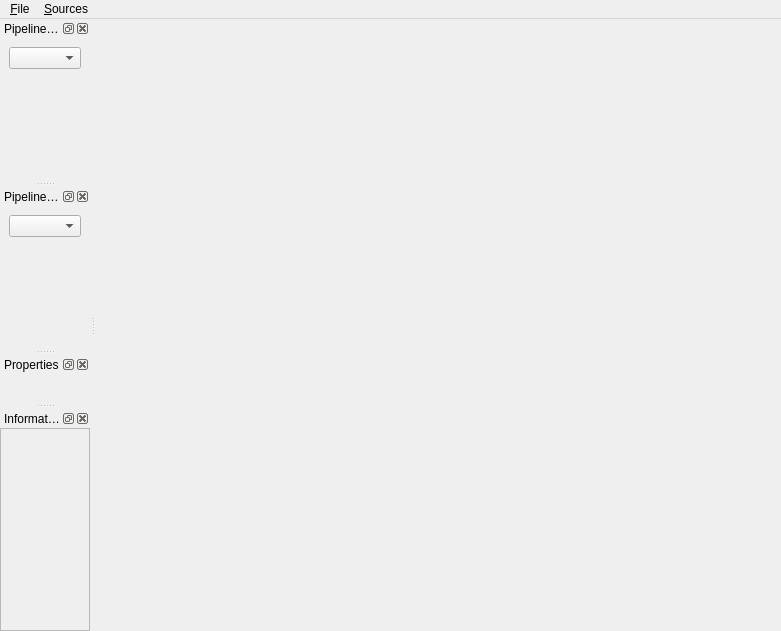
<?xml version="1.0" encoding="UTF-8"?>
<ui version="4.0">
 <class>MultiServerClientMainWindow</class>
 <widget class="QMainWindow" name="MultiServerClientMainWindow">
  <property name="geometry">
   <rect>
    <x>0</x>
    <y>0</y>
    <width>781</width>
    <height>631</height>
   </rect>
  </property>
  <property name="windowTitle">
   <string>MainWindow</string>
  </property>
  <widget class="pqViewManager" name="centralwidget"/>
  <widget class="QDockWidget" name="pipelineBrowserDock2">
   <property name="allowedAreas">
    <set>Qt::LeftDockWidgetArea|Qt::RightDockWidgetArea</set>
   </property>
   <property name="windowTitle">
    <string>Pipeline Browser #2</string>
   </property>
   <attribute name="dockWidgetArea">
    <number>1</number>
   </attribute>
   <widget class="QWidget" name="pipeline">
    <property name="contextMenuPolicy">
     <enum>Qt::ActionsContextMenu</enum>
    </property>
    <layout class="QVBoxLayout" name="verticalLayout_3">
     <item>
      <widget class="QComboBox" name="filteringServer2"/>
     </item>
     <item>
      <widget class="pqPipelineBrowserWidget" name="pipelineBrowser2" native="true"/>
     </item>
    </layout>
   </widget>
  </widget>
  <widget class="QDockWidget" name="pipelineBrowserDock">
   <property name="allowedAreas">
    <set>Qt::LeftDockWidgetArea|Qt::RightDockWidgetArea</set>
   </property>
   <property name="windowTitle">
    <string>Pipeline Browser</string>
   </property>
   <attribute name="dockWidgetArea">
    <number>1</number>
   </attribute>
   <widget class="QWidget" name="pipeline1">
    <property name="contextMenuPolicy">
     <enum>Qt::ActionsContextMenu</enum>
    </property>
    <layout class="QVBoxLayout" name="verticalLayout_4">
     <item>
      <widget class="QComboBox" name="filteringServer"/>
     </item>
     <item>
      <widget class="pqPipelineBrowserWidget" name="pipelineBrowser" native="true"/>
     </item>
    </layout>
   </widget>
  </widget>
  <widget class="QDockWidget" name="objectInspectorDock">
   <property name="windowTitle">
    <string>Properties</string>
   </property>
   <attribute name="dockWidgetArea">
    <number>1</number>
   </attribute>
   <widget class="pqPropertiesPanel" name="objectInspector"/>
  </widget>
  <widget class="QDockWidget" name="informationDock">
   <property name="windowTitle">
    <string>Information</string>
   </property>
   <attribute name="dockWidgetArea">
    <number>1</number>
   </attribute>
   <widget class="QWidget" name="informationWidgetFrame">
    <layout class="QVBoxLayout" name="verticalLayout_2">
     <property name="spacing">
      <number>0</number>
     </property>
     <property name="margin">
      <number>0</number>
     </property>
     <item>
      <widget class="QScrollArea" name="informationScrollArea">
       <property name="widgetResizable">
        <bool>true</bool>
       </property>
       <widget class="pqProxyInformationWidget" name="informationWidget">
        <property name="geometry">
         <rect>
          <x>0</x>
          <y>0</y>
          <width>101</width>
          <height>165</height>
         </rect>
        </property>
       </widget>
      </widget>
     </item>
    </layout>
   </widget>
  </widget>
  <widget class="QMenuBar" name="menubar">
   <property name="geometry">
    <rect>
     <x>0</x>
     <y>0</y>
     <width>781</width>
     <height>25</height>
    </rect>
   </property>
   <widget class="QMenu" name="menu_File">
    <property name="title">
     <string>&amp;File</string>
    </property>
    <addaction name="action_Connect"/>
    <addaction name="separator"/>
    <addaction name="actionE_xit"/>
   </widget>
   <widget class="QMenu" name="menu_Sources">
    <property name="title">
     <string>&amp;Sources</string>
    </property>
   </widget>
   <addaction name="menu_File"/>
   <addaction name="menu_Sources"/>
  </widget>
  <action name="actionE_xit">
   <property name="text">
    <string>E&amp;xit</string>
   </property>
   <property name="shortcut">
    <string>Ctrl+Q</string>
   </property>
  </action>
  <action name="action_Connect">
   <property name="text">
    <string>&amp;Connect</string>
   </property>
  </action>
 </widget>
 <customwidgets>
  <customwidget>
   <class>pqPipelineBrowserWidget</class>
   <extends>QWidget</extends>
   <header>pqPipelineBrowserWidget.h</header>
   <container>1</container>
  </customwidget>
  <customwidget>
   <class>pqViewManager</class>
   <extends>QWidget</extends>
   <header>pqViewManager.h</header>
   <container>1</container>
  </customwidget>
  <customwidget>
   <class>pqPropertiesPanel</class>
   <extends>QWidget</extends>
   <header>pqPropertiesPanel.h</header>
   <container>1</container>
  </customwidget>
  <customwidget>
   <class>pqProxyInformationWidget</class>
   <extends>QWidget</extends>
   <header>pqProxyInformationWidget.h</header>
   <container>1</container>
  </customwidget>
 </customwidgets>
 <resources/>
 <connections>
  <connection>
   <sender>actionE_xit</sender>
   <signal>triggered()</signal>
   <receiver>MultiServerClientMainWindow</receiver>
   <slot>close()</slot>
   <hints>
    <hint type="sourcelabel">
     <x>-1</x>
     <y>-1</y>
    </hint>
    <hint type="destinationlabel">
     <x>390</x>
     <y>315</y>
    </hint>
   </hints>
  </connection>
 </connections>
</ui>
